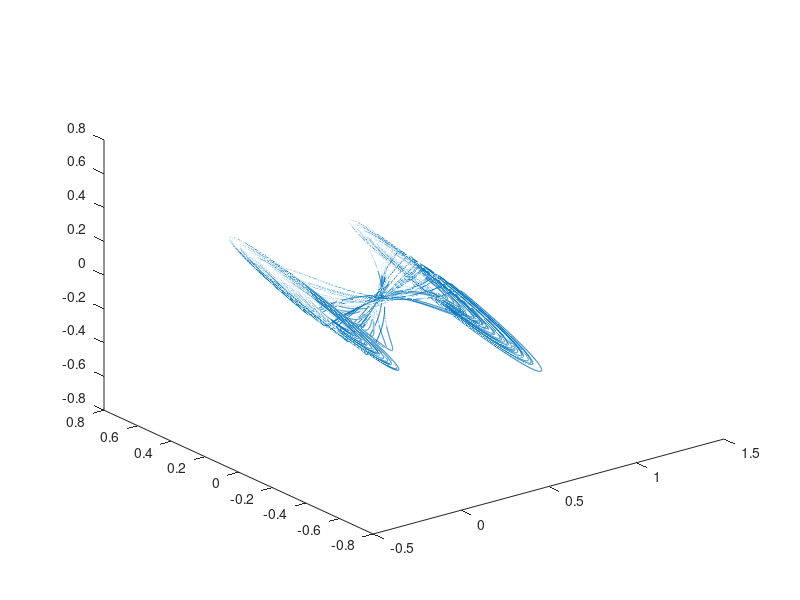

The MATLAB script that drew this image:
function [t,Salida]=plot_UDSI()

[t,Salida] = ode45(@lorenz,[0:0.01:500],[-0.2 0 0.2]);
plot3(Salida(:,1),Salida(:,2),Salida(:,3))

function salida = lorenz(t,Y)

x = Y(1); y = Y(2); z = Y(3);

a1 = -1.5; a2 = -1; a3= -1;

b = 0;

if x>0.3
    b = 0.9;
end



salida(1) = y;
salida(2) = z;
salida(3) = a1*x+ a2*y + a3*z + b;
salida = salida';
